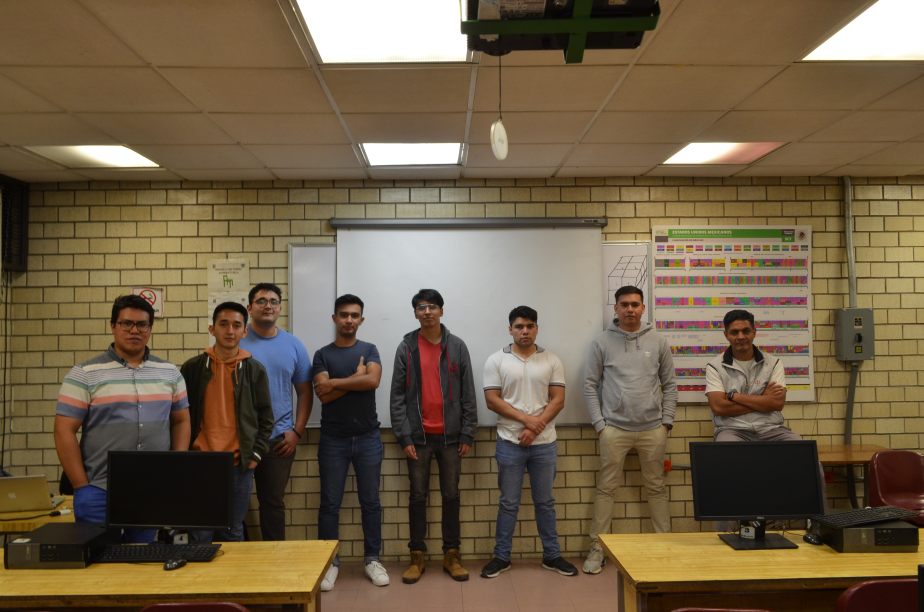
#> input picture Gama_Correction/uno.JPG, 3696 x 2448 px, found by its file name (shown at 1/4 size)
$ python Grayscale_Binary_threshold.py
#> lines starting #> are read from the running program, lines starting #| are printed output that depends on the picture
#Umbral escala de grises invertido
import numpy as np
import cv2
import matplotlib.pyplot as plot

ima_1 = cv2.imread("uno.jpg")
#> ima_1 is the input picture: shape (2448, 3696, 3); mean B, G, R 70.5, 94.8, 111.9
ima_1_res = cv2.resize(ima_1,(500,500))
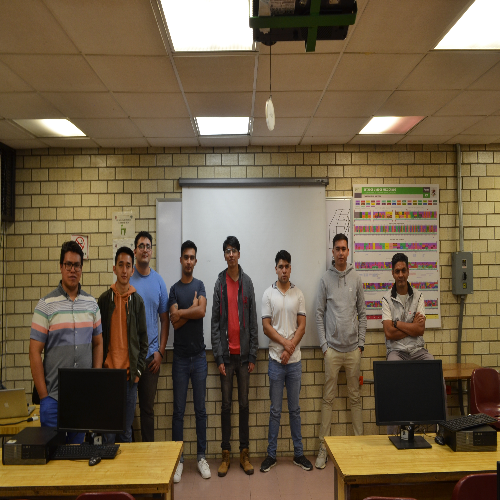
#> ima_1_res: shape (500, 500, 3); mean B, G, R 70.4, 94.7, 111.8
ima_1_res = np.array(ima_1_res , dtype= float)
M , N , L = ima_1_res.shape
#> M = 500; N = 500; L = 3

#-------Umbral 255 si A<=P1 & A>=P2------------------
umbral_pos = np.zeros((M,N), np.uint8)
conteo_1 = [0] * 256
for M2 in range(0,M,1):
    for N2 in range(0,N,1):
        valor_pixel = int((ima_1_res[M2, N2, 2] * 0.299) + (ima_1_res[M2, N2, 1] * 0.587) + (ima_1_res[M2, N2, 0] * 0.114))
        umbral_pos[M2,N2] = valor_pixel
        if(valor_pixel <= 50) or (valor_pixel>=130):
            umbral_pos[M2,N2] = 255
            conteo_1[valor_pixel] += 1
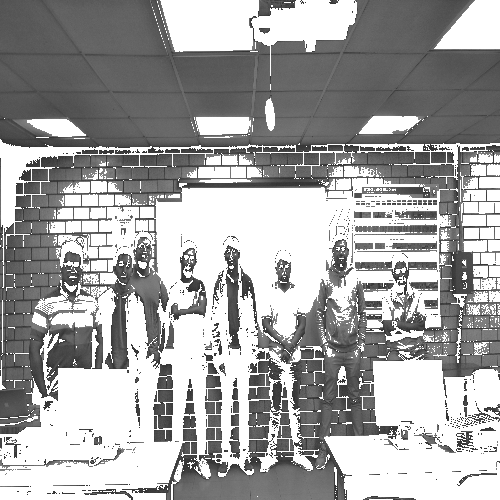
#> umbral_pos: shape (500, 500); min 51, max 255, mean 164.5
#> after the loop, conteo_1 = 256 values, max 6887 at index 255, min 0 at index 0, mean 435.6
#------------Graficar el umbral anterior-----------------
print(conteo_1)
#> (printed output is left out)
fig, ax = plot.subplots()
ax.set(title= "255 si A<=P1 & A>=P2")
ax.stem(conteo_1)
plot.show()
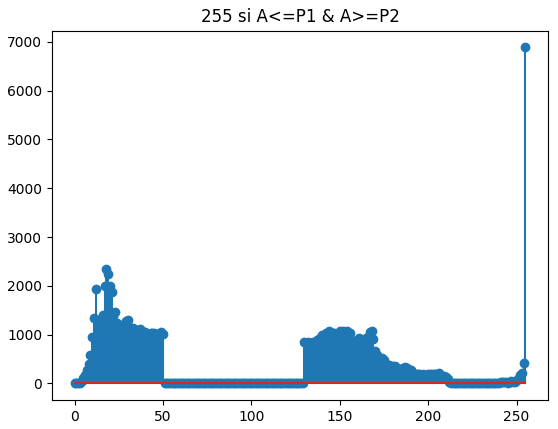
#> figure drawn by matplotlib, 1 panel; curve peaks at x = 255, y = 6887


#++++++++++++Umbral A si A>P1 & A<P2+++++++++++++++++
umbral = np.zeros((M,N), np.uint8)
umbral_neg = np.zeros((M,N), np.uint8)
conteo_2 = [0] * 256
for M2 in range(0,M,1):
    for N2 in range(0,N,1):
        valor_pixel = int((ima_1_res[M2, N2, 2] * 0.299) + (ima_1_res[M2, N2, 1] * 0.587) + (ima_1_res[M2, N2, 0] * 0.114))
        umbral[M2,N2] = valor_pixel
        if(valor_pixel > 50) and (valor_pixel<130):
            umbral_neg[M2,N2] = 255-umbral[M2,N2]
            conteo_2[valor_pixel] += 1
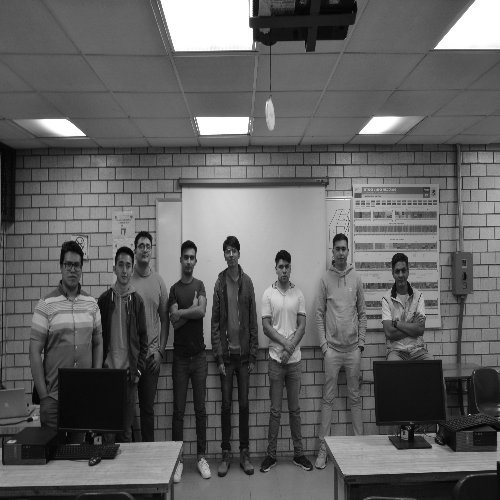
#> umbral: shape (500, 500); min 2, max 255, mean 96.5
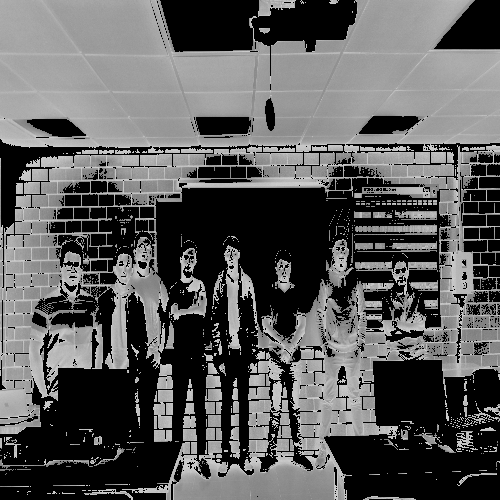
#> umbral_neg: shape (500, 500); min 0, max 204, mean 90.5
#> after the loop, conteo_2 = 256 values, max 4264 at index 97, min 0 at index 0, mean 541
#++++++++++++Graficar el umbral anterior+++++++++++++++
print(conteo_2)
#> (printed output is left out)
fig, ax = plot.subplots()
ax.set(title= "A si A>P1 & A<P2")
ax.stem(conteo_2)
plot.show()
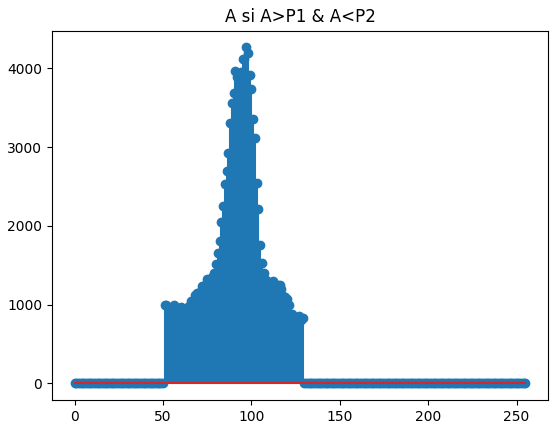
#> figure drawn by matplotlib, 1 panel; curve peaks at x = 97, y = 4264


cv2.imshow("Umbral_1", umbral_pos)
cv2.waitKey(0) #Espera una tecla
cv2.imwrite("umbra_pos_edg_inv.jpg",umbral_pos)
cv2.imshow("Umbral_2", umbral_neg)
cv2.waitKey(0) #Espera una tecla
cv2.imwrite("umbra_neg_edg_inv.jpg",umbral_neg)
cv2.destroyAllWindows() #Finaliza procesos
